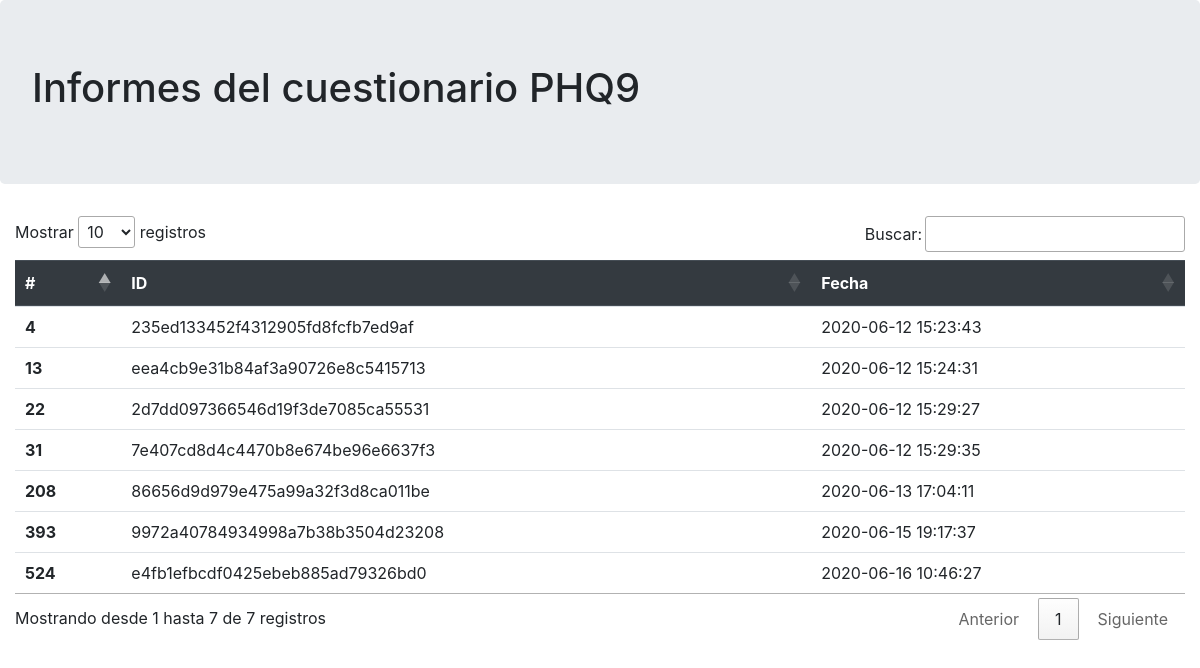
Before: / with the older database file.
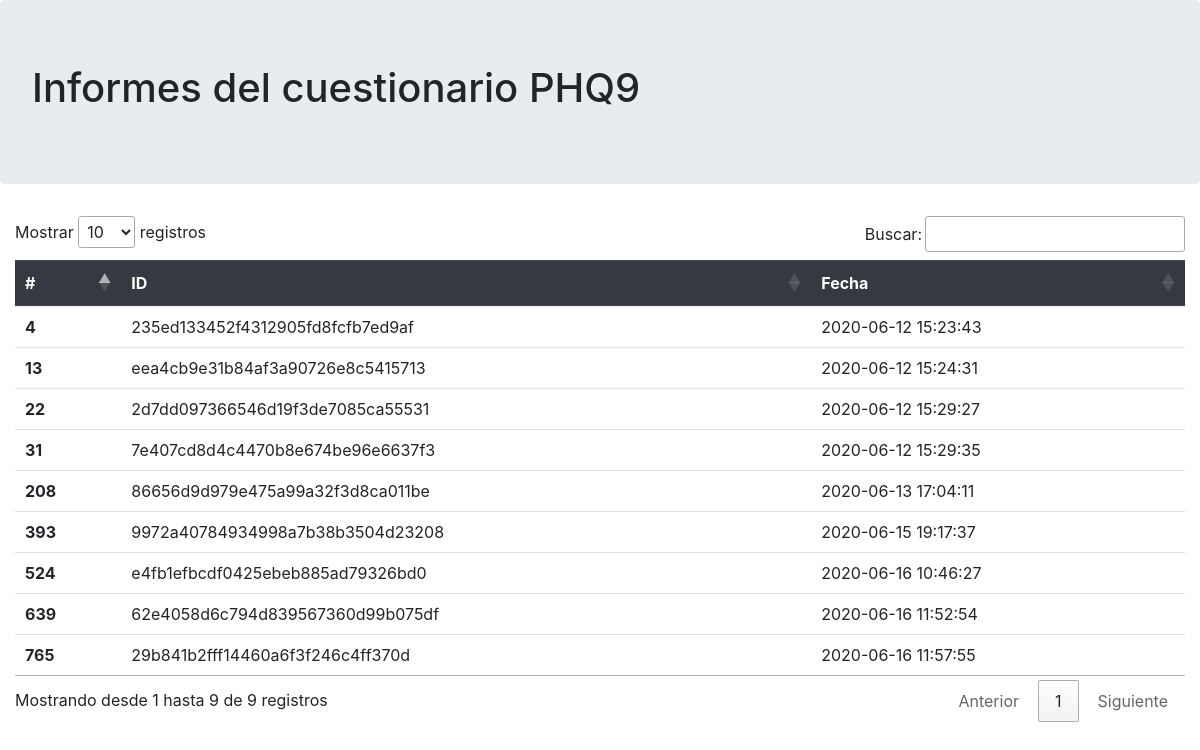
After: the same page with the newer database file.
### tables this page shows
CREATE TABLE events (
	id INTEGER NOT NULL, 
	sender_id VARCHAR(255) NOT NULL, 
	type_name VARCHAR(255) NOT NULL, 
	timestamp FLOAT, 
	intent_name VARCHAR(255), 
	action_name VARCHAR(255), 
	data TEXT, 
	PRIMARY KEY (id)
);

### reports-app/app.py (the view)
@app.route("/")
def index():
    events = query_db("SELECT id, sender_id, datetime(timestamp, 'unixepoch') as date FROM events WHERE type_name = "
                      "'user' GROUP BY sender_id ORDER BY id")
    return render_template("index.html", data=events)

### reports-app/app.py (called while the page is built)
def query_db(query, args=(), one=False):
    cur = get_db().execute(query, args)
    rv = cur.fetchall()
    cur.close()
    return (rv[0] if rv else None) if one else rv

def get_db():
    db = getattr(g, '_database', None)
    if db is None:
        db = g._database = sqlite3.connect(DATABASE)
    db.row_factory = sqlite3.Row
    return db

@app.teardown_appcontext
def close_connection(exception):
    db = getattr(g, '_database', None)
    if db is not None:
        db.close()

### reports-app/templates/index.html (shortened to what this page needs)
<!DOCTYPE html>
<html lang="en">
<head>
    <link rel="stylesheet" href="https://stackpath.bootstrapcdn.com/bootstrap/4.5.0/css/bootstrap.min.css">
    <link rel="stylesheet" href="http://cdn.datatables.net/1.10.21/css/jquery.dataTables.min.css">
</head>
<body>
    <div class="jumbotron">
        <h1>Informes del cuestionario PHQ9</h1>
    </div>
    <div class="container-fluid">
        <div class="table-responsive">
            <table class="table" id="table">
                <thead class="thead-dark">
                    <tr>
                        <th scope="col">#</th>
                        <th scope="col">ID</th>
                        <th scope="col">Fecha</th>
                    </tr>
                </thead>
                <tbody>
                    {% for key in data %}
                        <tr>
                            <th scope="row">{{ key['id'] }}</th>
                            <td>{{ key['sender_id'] }}</td>
                            <td>{{ key['date'] }}</td>
                        </tr>
                    {% endfor %}
                </tbody>
            </table>
        </div>
    </div>
</body>
</html>

### reports-app/templates/index.html (style rules this page uses)
#table tbody tr { cursor: pointer; }

Changed rows visible on the page:
added events: id "639", sender_id "62e4058d6c794d839567360d99b075df", date "2020-06-16 11:52:54"
added events: id "765", sender_id "29b841b2fff14460a6f3f246c4ff370d", date "2020-06-16 11:57:55"
Other visible differences:
text written by a page script: "Mostrar registros Buscar: Mostrando desde 1 hasta 7 de 7 registros Anterior 1 Siguiente" → "Mostrar registros Buscar: Mostrando desde 1 hasta 9 de 9 registros Anterior 1 Siguiente"
